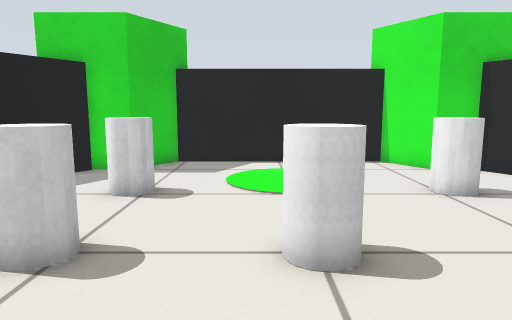
View 1 (above)

12 first-person views from a walk through a robot-simulator world made for Gazebo. The camera is 0.56 m above the floor, tilts 8° down and sees 70° across. The floor is counted in squares, 0.25 m on a side. Each view is taken from the middle of a square. On the plan, view 1 faces up. The plan holds only what a view shows up to about 20 squares ahead; the rest is blank. The place goes on beyond the plan.

View 2
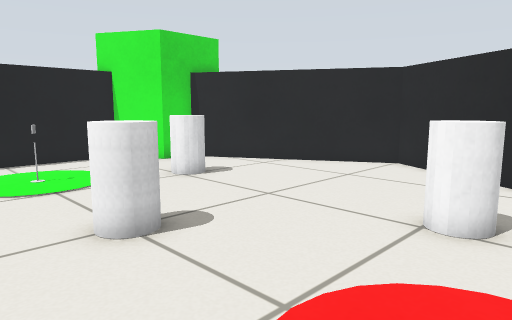

View 3
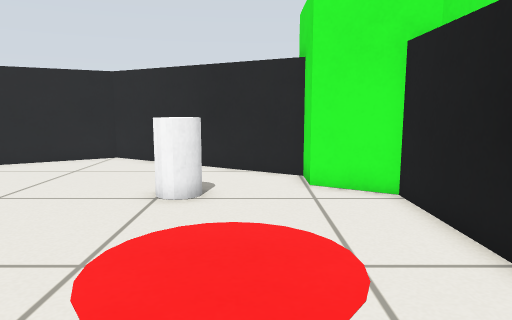

View 4
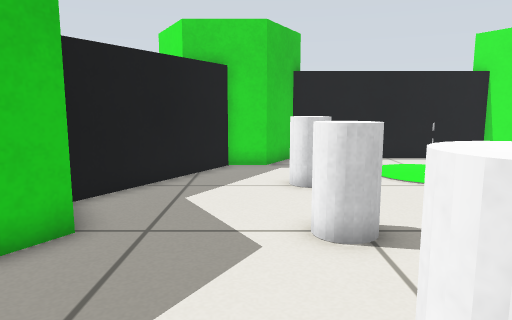

View 5
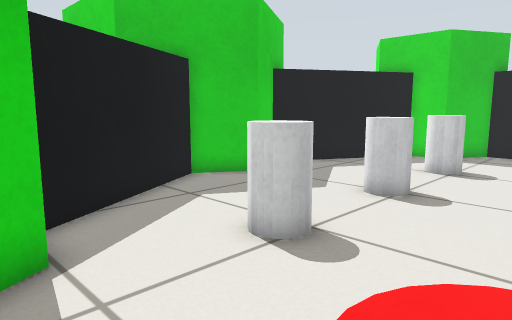

View 6
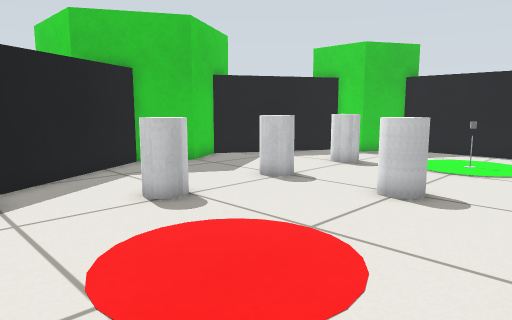

View 7
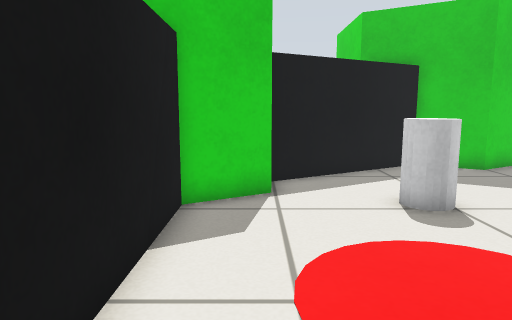

View 8
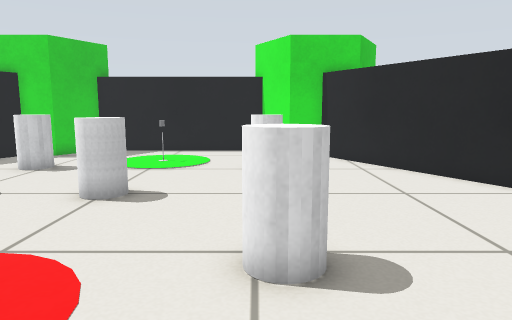

View 9
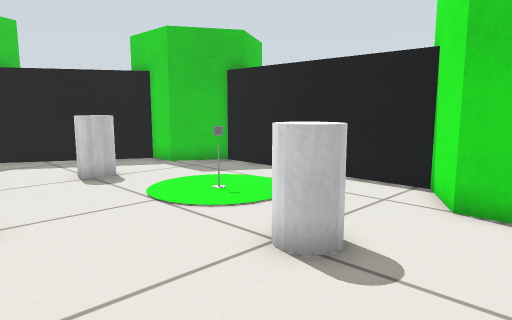

View 10
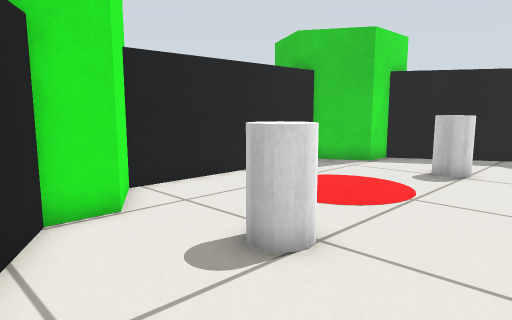

View 11
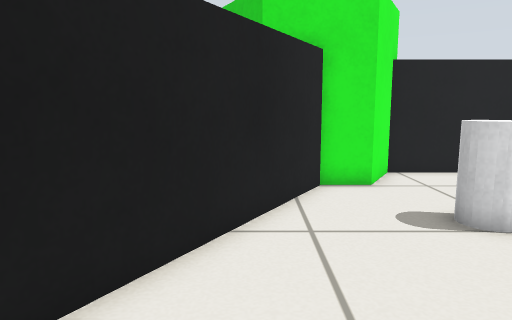

View 12
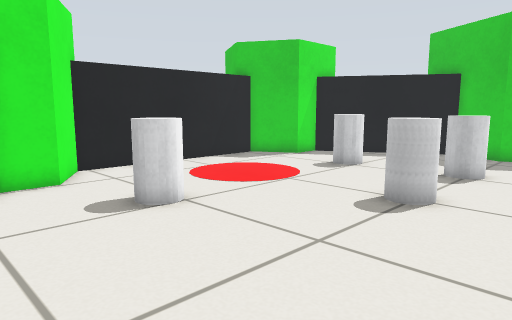

### Floor plan
Points are (right, up) in squares from view 1. A wall is a line through its corners. A room is listed if a view was taken in it or the views show most of it. See-through windows are left out.
Room 1 (views 1, 2, 3, 4, 5, 6, 7, 8, 9, 10, 11, 12)
walls: (-8.3, 5.4) (-9.5, 3.3) (-6.1, -2.6) (-4.6, -2.6) (-3.3, -4.7) (5.3, -4.7) (6.6, -2.6) (8.1, -2.6) (12.7, 5.4) (8.1, 13.4) (6.6, 13.4) (5.4, 15.6) (-3.3, 15.6) (-4.6, 13.4) (-6.1, 13.4) (-9.5, 7.5) (-8.3, 5.4)
objects: white cylinder (-4, 1) to (-3, 1); white cylinder (-4, 5) to (-3, 6); white cylinder (-4, 9) to (-3, 10); white cylinder (1, 5) to (1, 6); other object (1, 11); white cylinder (5, 1) to (6, 1); white cylinder (5, 9) to (6, 10)

Where each view was taken, in squares from view 1:
view 1: 0 up, 0 right, facing up
view 2: 1 down, 2 left, facing up-right
view 3: 1 down, 4 left, facing right
view 4: 1 down, 5 left, facing up
view 5: 4 down, 1 right, facing up-left
view 6: 4 down, 5 right, facing up-left
view 7: 3 down, 5 right, facing left
view 8: 4 down, 5 right, facing up
view 9: 5 up, 9 right, facing up-left
view 10: 5 up, 10 right, facing down-left
view 11: 8 up, 10 right, facing down
view 12: 9 up, 10 right, facing down-left
